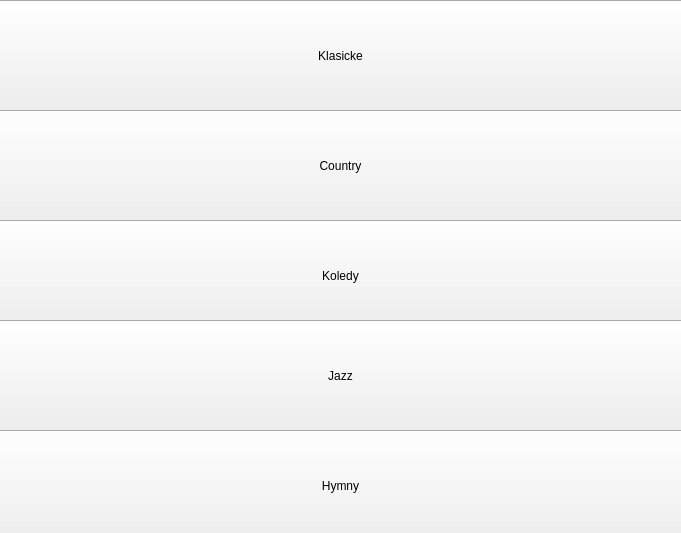
<?xml version="1.0" encoding="UTF-8"?>
<ui version="4.0">
 <class>Form</class>
 <widget class="QWidget" name="Form">
  <property name="geometry">
   <rect>
    <x>0</x>
    <y>0</y>
    <width>681</width>
    <height>533</height>
   </rect>
  </property>
  <property name="windowTitle">
   <string>Form</string>
  </property>
  <widget class="QPushButton" name="pushButton">
   <property name="geometry">
    <rect>
     <x>-10</x>
     <y>0</y>
     <width>701</width>
     <height>111</height>
    </rect>
   </property>
   <property name="text">
    <string>Klasicke</string>
   </property>
  </widget>
  <widget class="QPushButton" name="pushButton_2">
   <property name="geometry">
    <rect>
     <x>-10</x>
     <y>110</y>
     <width>701</width>
     <height>111</height>
    </rect>
   </property>
   <property name="text">
    <string>Country</string>
   </property>
  </widget>
  <widget class="QPushButton" name="pushButton_3">
   <property name="geometry">
    <rect>
     <x>-10</x>
     <y>220</y>
     <width>701</width>
     <height>111</height>
    </rect>
   </property>
   <property name="text">
    <string>Koledy</string>
   </property>
  </widget>
  <widget class="QPushButton" name="pushButton_4">
   <property name="geometry">
    <rect>
     <x>-10</x>
     <y>320</y>
     <width>701</width>
     <height>111</height>
    </rect>
   </property>
   <property name="text">
    <string>Jazz</string>
   </property>
  </widget>
  <widget class="QPushButton" name="pushButton_5">
   <property name="geometry">
    <rect>
     <x>-10</x>
     <y>430</y>
     <width>701</width>
     <height>111</height>
    </rect>
   </property>
   <property name="text">
    <string>Hymny</string>
   </property>
  </widget>
 </widget>
 <resources/>
 <connections/>
</ui>
